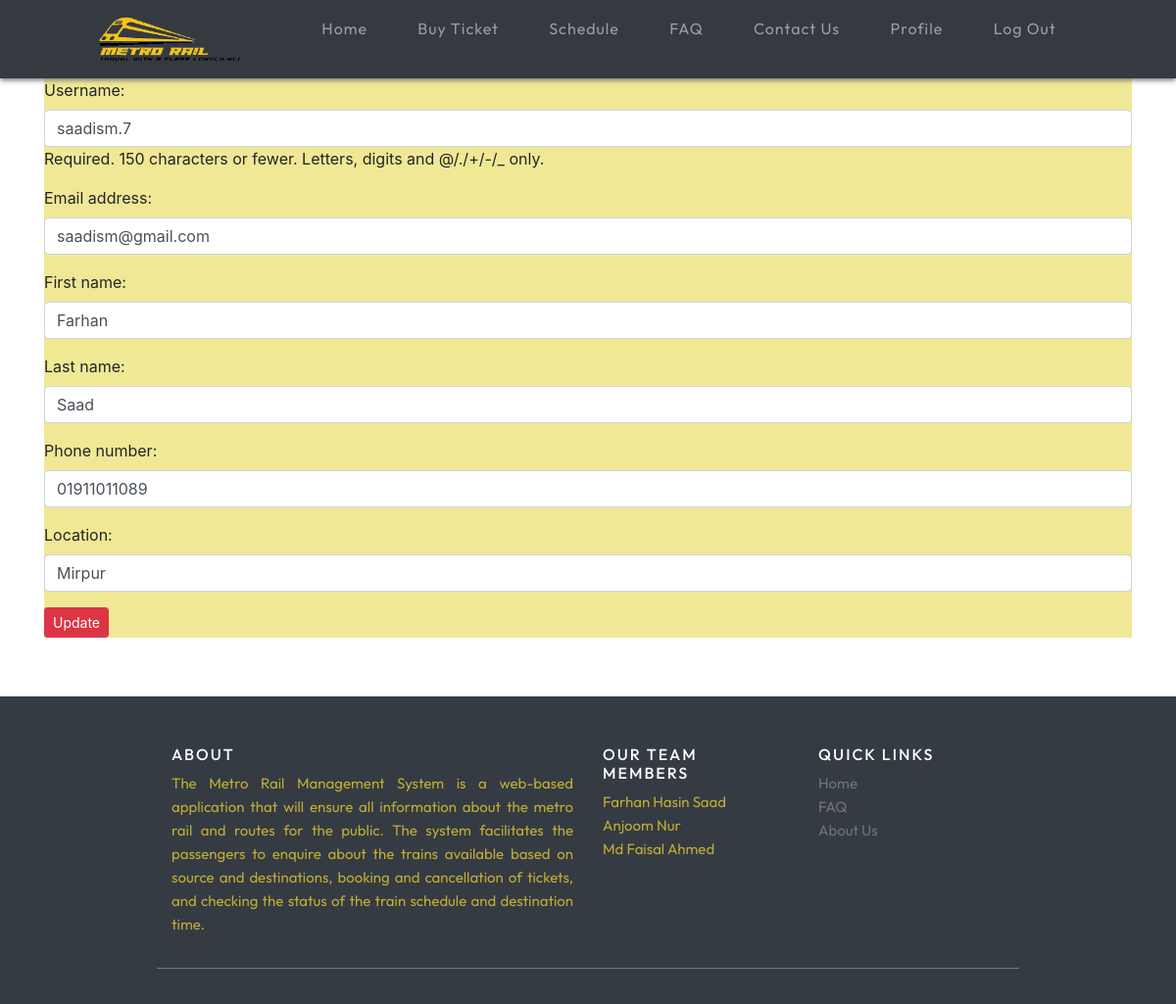
Page /accounts/userupdate/ (signed in) on the committed database.
### accounts/models.py (models this page shows, shortened)
class User(AbstractUser):
    is_guser = models.BooleanField(default=False)
    is_trainmaster = models.BooleanField(default=False)

class GeneralUser(models.Model):
    user = models.OneToOneField(User, on_delete=models.CASCADE, primary_key=True)
    first_name = models.CharField(max_length=500)
    last_name = models.CharField(max_length=200)
    phone_number = models.CharField(max_length=300)
    location = models.CharField(max_length=500)
    email = models.EmailField(max_length=200)

### accounts/views.py (the view)
# urls.py: path('userupdate/' ,views.userupdate, name="userupdate"),
@login_required(login_url='log')
def userupdate(request):
    user_r = request.user
    gguser = GeneralUser.objects.filter(user=user_r)
    if request.method == 'POST':
        if user_r is not None and user_r.is_guser:
            user_form = UserUpdateForm(request.POST, instance=request.user)
            profile_form = ProfileUpdateForm(
                request.POST, instance=request.user.generaluser)
            if user_form.is_valid() and profile_form.is_valid():
                user_form.save()
                profile_form.save()
                messages.success(request, 'Your account has been updated!')
                return redirect('userprofile')
    else:
        user_form = UserUpdateForm(instance=request.user)
        profile_form = ProfileUpdateForm(instance=request.user.generaluser)
        context = {
            'user_form': user_form,
            'profile_form': profile_form,
        }
        return render(request, 'userupdate.html', context)

### accounts/forms.py
class UserUpdateForm(forms.ModelForm):
    class Meta:
        model = User
        fields = ('username', 'email', 'first_name', 'last_name')
        widgets = {
            'username': forms.TextInput(attrs={'class': 'form-control', 'placeholder': 'username'}),
            'email': forms.EmailInput(attrs={'class': 'form-control', 'placeholder': 'email'}),
            'first_name': forms.TextInput(attrs={'class': 'form-control', 'placeholder': 'first_name'}),
            'last_name': forms.TextInput(attrs={'class': 'form-control', 'placeholder': 'last_name'}),
        }

class ProfileUpdateForm(forms.ModelForm):
    class Meta:
        model = GeneralUser
        fields = ('phone_number', 'location')
        widgets = {
            'phone_number': forms.NumberInput(attrs={'class': 'form-control', 'placeholder': 'phone'}),
            'location': forms.TextInput(attrs={'class': 'form-control', 'placeholder': 'address'}),
        }

### accounts/templates/userupdate.html (shortened to what this page needs)
{%  extends 'railapp/main.html' %}
{% load static %}
{% block content %}
<div class="container">
	<form style="background-color:#f1e896" method="POST" enctype="multipart/form-data">
		<div class="form-group">
			{{ user_form.as_p  }}
			{{ profile_form.as_p  }}
		</div>
		<div class="form-group">
			<button class="btn btn-sm btn-danger" type="submit">Update</button>
		</div>
	</form>
</div>
{% endblock %}

### rows in the picture
User: username "saadism.7", email "saadism@gmail.com", first_name "Farhan", last_name "Saad"
GeneralUser: phone_number "01911011089", location "Mirpur"
